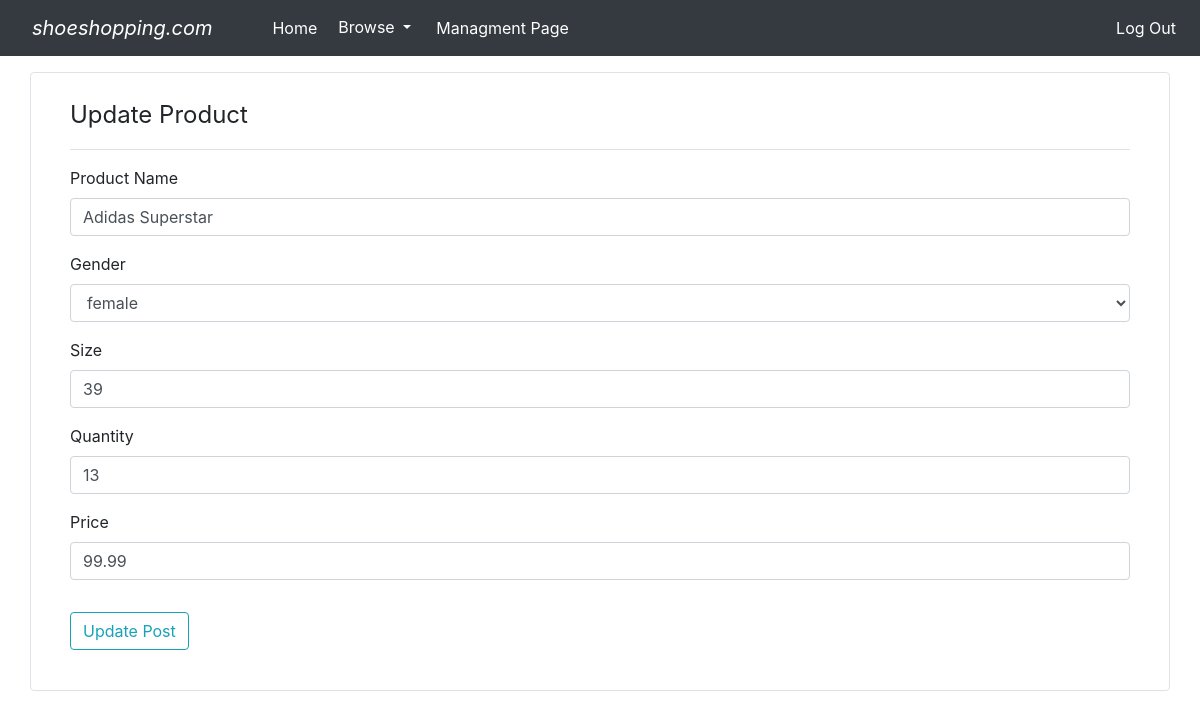
The app's page /managment_page/3/update (signed in), older data.
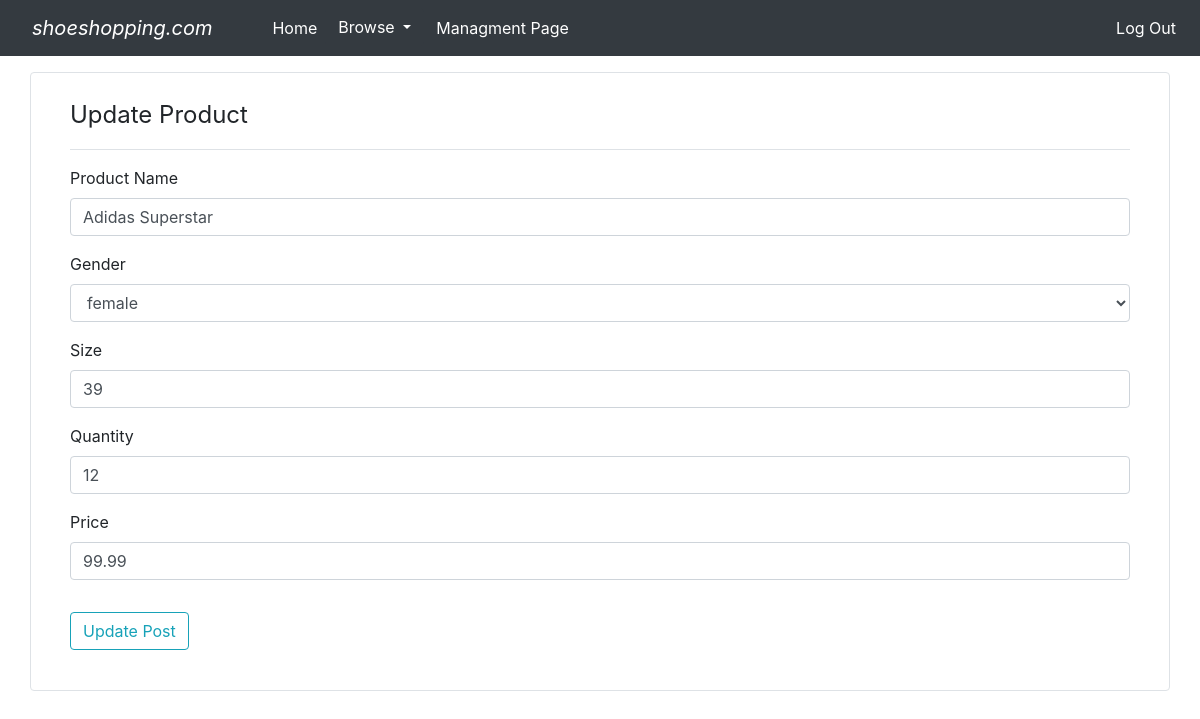
The same page, newer data.
### shoe_shopping/models.py (models this page shows, shortened)
class Product(db.Model):
    barcode = db.Column(db.Integer, primary_key=True)
    name = db.Column(db.String(100), nullable=False)
    gender = db.Column(db.String(10), nullable=False)
    size = db.Column(db.Integer, nullable=False)
    quantity = db.Column(db.Integer, nullable=False)
    price = db.Column(db.Float, nullable=False)

### shoe_shopping/routes.py (the view, shortened to what this page needs)
@app.route('/managment_page/<int:product_barcode>/update', methods=['GET', 'POST'])
@login_required
def update_product(product_barcode):
    product = Product.query.get_or_404(product_barcode)
    form = AddProductForm()
    if request.method == 'GET':
        form.name.data = product.name
        form.gender.data = product.gender
        form.size.data = product.size
        form.quantity.data = product.quantity
        form.price.data = product.price
        form.submit.label.text = 'Update Post'
    if current_user.role != 'manager':
        abort(403)
    return render_template('update_product.html', title='Update Product', form=form)

### shoe_shopping/forms.py
class AddProductForm(FlaskForm):
    name = StringField('Product Name', validators=[DataRequired()])
    gender = SelectField('Gender', choices=["male", "female", "kids"])
    size = IntegerField('Size', validators=[DataRequired(), NumberRange(min=1, max=47)])
    quantity = IntegerField('Quantity', validators=[DataRequired(), NumberRange(min=1)])
    price = FloatField('Price', validators=[DataRequired(), NumberRange(min=0.01)])
    submit = SubmitField('Add Product')

### shoe_shopping/models.py (called while the page is built)
@login_manager.user_loader
def load_user(user_id):
    return User.query.get(int(user_id))

### shoe_shopping/templates/update_product.html (shortened to what this page needs)
{% extends 'layout.html' %}
{% block content %}
<div class="container border rounded mt-3 p-4">
    <form class="col-lg-12" method="POST">
        <fieldset class="form-group">
            <legend class="border-bottom mb-3 pb-3">Update Product</legend>
            <div class="form-group">
                {{ form.name.label(class="form-control-label") }}
                {% if form.name.errors %}
                    {{ form.name(class="form-control form-control-md is-invalid") }}
                    <div class="invalid-feedback">
                        {% for error in form.name.errors %}
                            <span>{{ error }}</span>
                        {% endfor %}
                    </div>
                {% else %}
                    {{ form.name(class="form-control form-control-md") }}
                {% endif %}
            </div>
            <div class="form-group">
                {{ form.gender.label(class="form-control-label") }}
                {% if form.gender.errors %}
                    {{ form.gender(class="form-control form-control-md is-invalid") }}
                    <div class="invalid-feedback">
                        {% for error in form.gender.errors %}
                            <span>{{ error }}</span>
                        {% endfor %}
                    </div>
                {% else %}
                    {{ form.gender(class="form-control form-control-md") }}
                {% endif %}
            </div>
            <div class="form-group">
                {{ form.size.label(class="form-control-label") }}
                {% if form.size.errors %}
                    {{ form.size(class="form-control form-control-md is-invalid") }}
                    <div class="invalid-feedback">
                        {% for error in form.size.errors %}
                            <span>{{ error }}</span>
                        {% endfor %}
                    </div>
                {% else %}
                    {{ form.size(class="form-control form-control-md") }}
                {% endif %}
            </div>
            <div class="form-group">
                {{ form.quantity.label(class="form-control-label") }}
                {% if form.quantity.errors %}
                    {{ form.quantity(class="form-control form-control-md is-invalid") }}
                    <div class="invalid-feedback">
                        {% for error in form.quantity.errors %}
                            <span>{{ error }}</span>
                        {% endfor %}
                    </div>
                {% else %}
                    {{ form.quantity(class="form-control form-control-md") }}
                {% endif %}
            </div>
            <div class="form-group">
                {{ form.price.label(class="form-control-label") }}
                {% if form.price.errors %}
                    {{ form.price(class="form-control form-control-md is-invalid") }}
                    <div class="invalid-feedback">
                        {% for error in form.price.errors %}
                            <span>{{ error }}</span>
                        {% endfor %}
                    </div>
                {% else %}
                    {{ form.price(class="form-control form-control-md") }}
                {% endif %}
            </div>
        </fieldset>
        <div class="form-group">
            {{ form.submit(class="btn btn-outline-info") }}
        </div>
    </form>
</div>
{% endblock content %}

Row changes from the older to the newer data that the page shows:
changed Product "Adidas Superstar": quantity "13" → "12"
